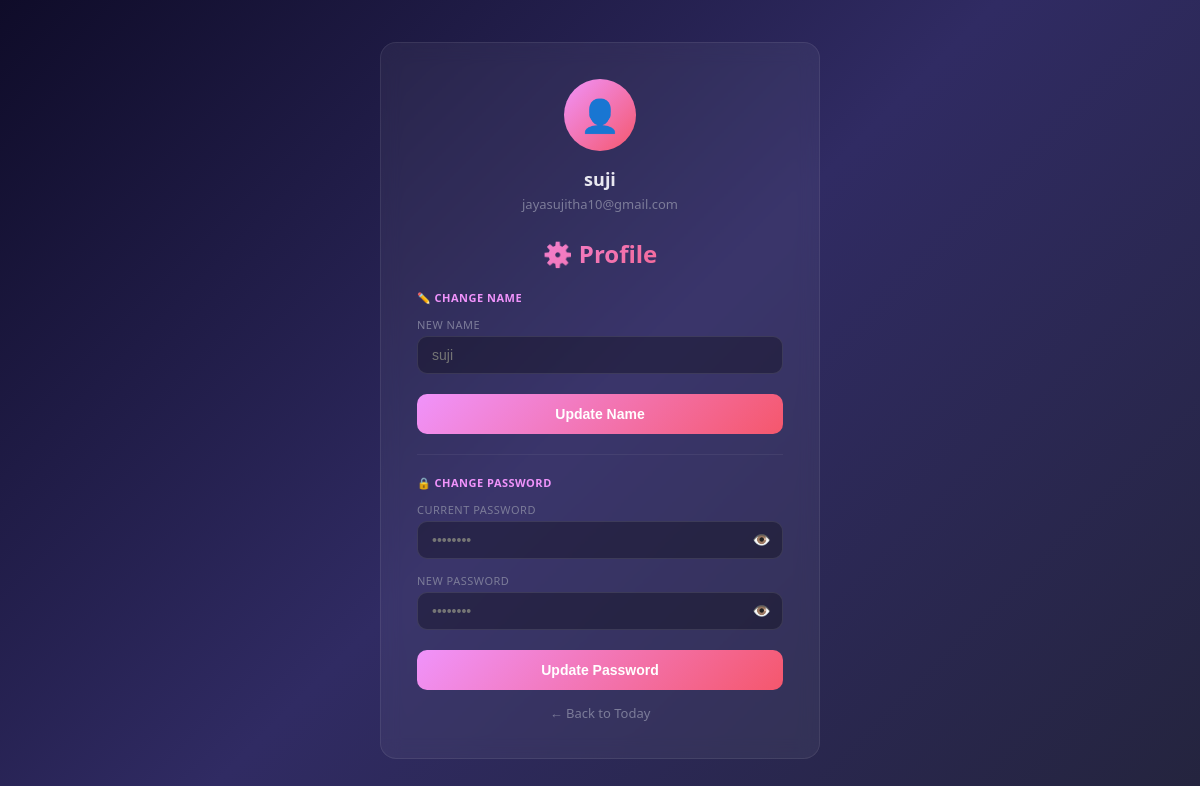
Page /profile (signed in) on the earlier database version.
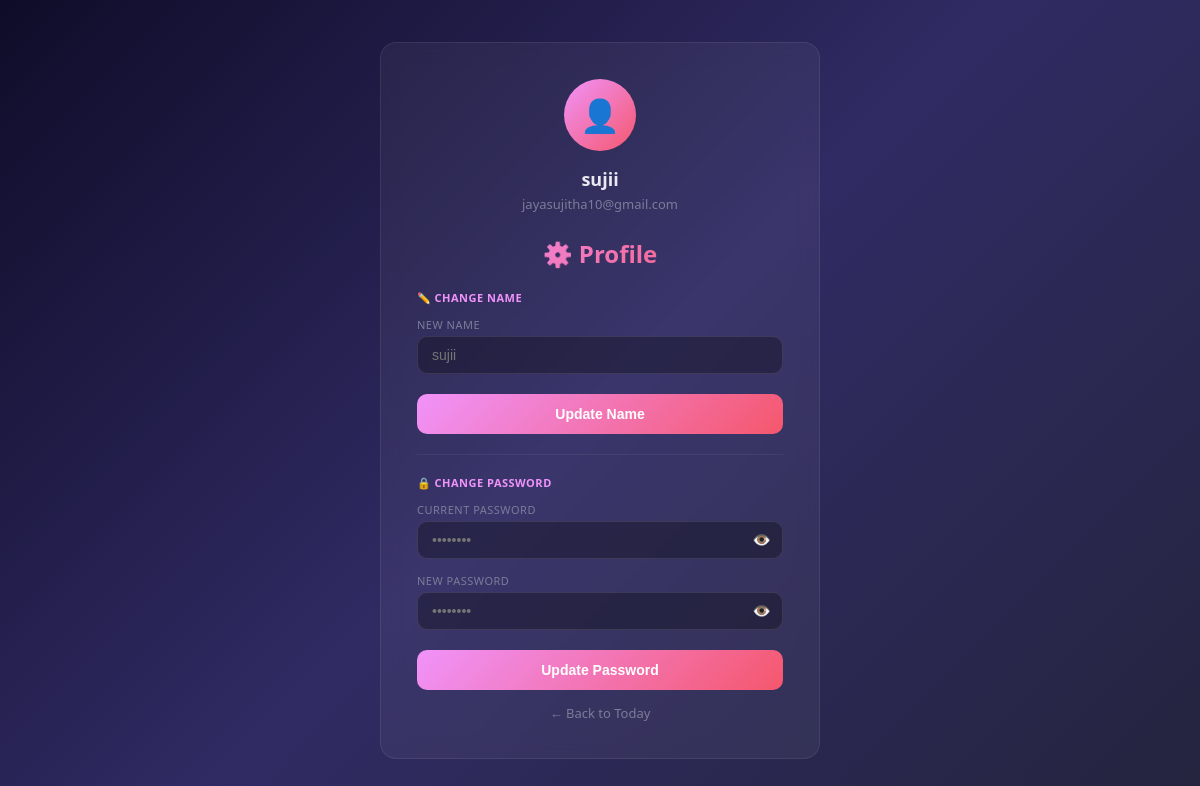
Same page on the later database version.
### tables this page shows
CREATE TABLE users (
        id INTEGER PRIMARY KEY AUTOINCREMENT,
        name TEXT NOT NULL,
        email TEXT UNIQUE NOT NULL,
        password TEXT NOT NULL
    );

### app.py (the view)
@app.route('/profile')
@login_required
def profile():
    return render_template('profile.html', user=current_user)

### app.py (called while the page is built)
def get_db():
    conn = sqlite3.connect('tasks.db')
    conn.row_factory = sqlite3.Row
    return conn

@login_manager.user_loader
def load_user(user_id):
    conn = get_db()
    user = conn.execute('SELECT * FROM users WHERE id=?', (user_id,)).fetchone()
    conn.close()
    if user:
        return User(user['id'], user['name'], user['email'])
    return None

### templates/profile.html (shortened to what this page needs)
<!DOCTYPE html>
<html lang="en">
<head>
</head>
<body>
<div class="card">
    <div class="avatar">👤</div>
    <p class="username-display">{{ user.name }}</p>
    <p class="email-display">{{ user.email }}</p>
    <h1>⚙️ Profile</h1>
    <p class="section-title">✏️ Change Name</p>
    <form method="POST" action="/profile/name">
        <div class="form-group">
            <label>New Name</label>
            <div class="input-wrap">
                <input type="text" name="name" placeholder="{{ user.name }}" required>
            </div>
        </div>
        <button type="submit" class="save-btn">Update Name</button>
    </form>
    <hr class="divider">
    <p class="section-title">🔒 Change Password</p>
    <form method="POST" action="/profile/password">
        <div class="form-group">
            <label>Current Password</label>
            <div class="input-wrap">
                <input type="password" name="current_password" id="curPass" placeholder="••••••••" required>
                <button type="button" class="eye-btn" onclick="togglePass('curPass', this)">👁️</button>
            </div>
        </div>
        <div class="form-group">
            <label>New Password</label>
            <div class="input-wrap">
                <input type="password" name="new_password" id="newPass" placeholder="••••••••" required>
                <button type="button" class="eye-btn" onclick="togglePass('newPass', this)">👁️</button>
            </div>
        </div>
        <button type="submit" class="save-btn">Update Password</button>
    </form>
    <a href="/" class="back-btn">← Back to Today</a>
</div>
</body>
</html>

Differences in the rows shown:
changed users "jayasujitha10@gmail.com": name "suji" → "sujii"
